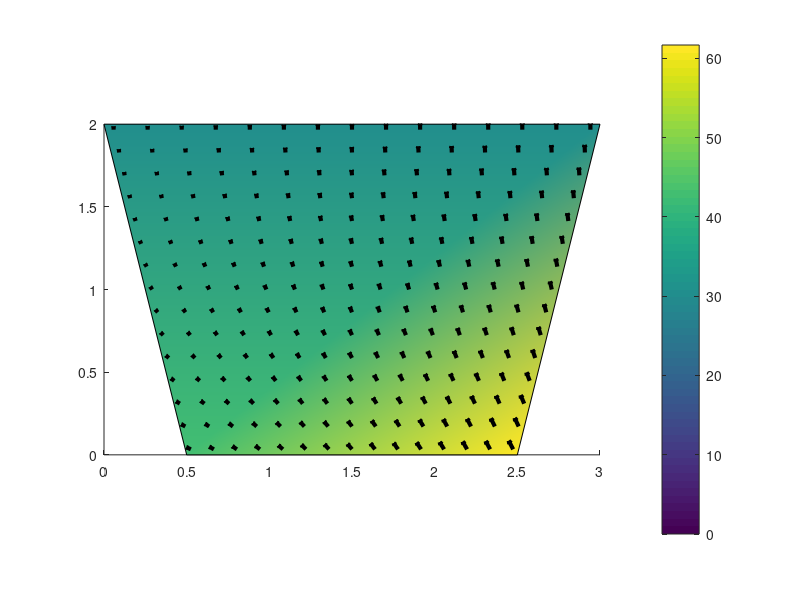

Write MATLAB code to recreate this figure.
function [] = heat_demo()
    % node    1    2    3  4
    xe = [0.5, 2.5, 3, 0;    % x-coordinates
          0,   0,   2, 2];   % y-coordinates    
    % Defines 3x4 matrix of quadrature points.
    qpts = [[-1, 1, 1,-1;                   % xi value
             -1,-1, 1, 1] / sqrt(3.0);      % eta value 
              1, 1, 1, 1];                  % integration weight              
    kappa = 54; % W / (m K)
    qbar  = 1000.0; % Heat flux out of bottom edge.
    Tbar  = 30.0;   % Prescribed temperature on top edge.
    s0    = 1000.0; % Heat source; s0*x is in W/m^2
    
    K = zeros(4);
    f = zeros(4,1);       
    % Integrate conductance matrix & heat source term.
    for q = qpts
        [N,dNdp] = shape(q);
        J = xe*dNdp;
        B = dNdp/J;
        xq = xe*N;
        s = s0 * xq(1);  % in W/m^2.        
        K = K + B*kappa*B'*det(J)*q(3);            
        f = f + N*s*det(J)*q(3);                
    end
    % Integrate heat flux on bottom edge (nodes 1-2) (1 pt quadrature).
    N = [0.5; 0.5];        
    f(1:2) = f(1:2) - N*qbar * norm(xe(:,2)-xe(:,1));
    % Enforce essential boundary condition (nodes 3-4).
    for i = [3,4]
        K(i,:) = 0.0;       
        K(i,i) = 1.0;
        f(i) = Tbar;
    end
    
    d = K\f;
    clf;
    patch('vertices', xe', 'faces', [1,2,3,4], 'facecolor', 'interp', ...
          'facevertexcdata', d);
    colorbar;
    axis equal;
    hold on;
        
    pp = linspace(-1+1/30, 1-1/30, 15);
    qq = [];
    xx = [];
    for i = 1:length(pp)
        for j = 1:length(pp)
            [N,dNdp] = shape([pp(i); pp(j)]);
            J = xe*dNdp;
            B = dNdp/J;
            qq(end+1,:) = -kappa * d'*B;
            xx(end+1,:) = xe*N;            
        end
    end
    quiver(xx(:,1), xx(:,2), qq(:,1), qq(:,2), 0.25, 'linewidth', 3, 'color', 'k');    
    axis([0, 3, 0, 2]);
end

function [N, dNdp] = shape(p)
    N = 0.25*[(1-p(1))*(1-p(2));
              (1+p(1))*(1-p(2));
              (1+p(1))*(1+p(2));
              (1-p(1))*(1+p(2))];          
    % derivative   p(1)       p(2)         node
    dNdp = 0.25*[-(1-p(2)), -(1-p(1));    %  1
                  (1-p(2)), -(1+p(1));    %  2
                  (1+p(2)),  (1+p(1));    %  3
                 -(1+p(2)),  (1-p(1))];   %  4
end